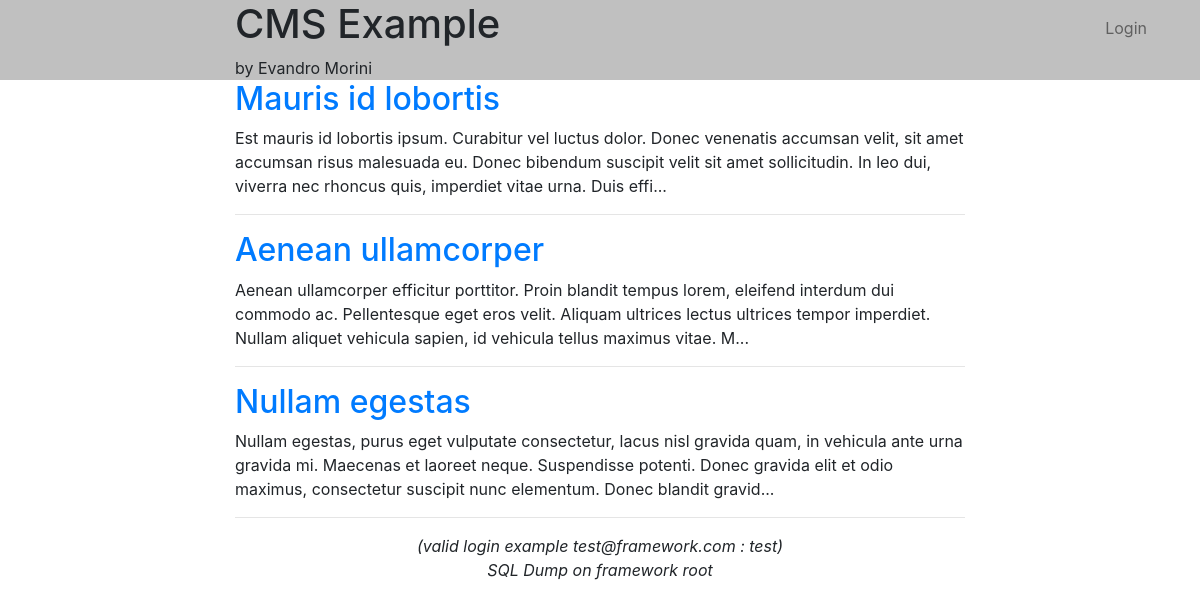
The page / on the database its author committed.
### tables this page shows
CREATE TABLE IF NOT EXISTS `article` (
  `id` int(11) NOT NULL AUTO_INCREMENT,
  `title` varchar(45) NOT NULL,
  `content` text NOT NULL,
  `publish_date` datetime NOT NULL,
  `author_id` int(11) NOT NULL,
  PRIMARY KEY (`id`),
  KEY `fk_article_author_idx` (`author_id`)
);

### Controller/IndexController.php (called while the page is built, shortened)
<?php
class IndexController
{
    public static function view()
    {
        $articleDAO = new ArticleDAO();
        $articles = $articleDAO->load();
        $dispatch = new Dispatch();
        $dispatch->render(
            'main_page', [
                'articles' => $articles
            ]
        );
    }
}

### index.php (called while the page is built, shortened)
<?php
IndexController::view();

### Model/Conn.php (called while the page is built, shortened)
<?php
class Conn
{
    private static $conn;
    public static function getInstance()
    {
        if( !isset( self::$conn ) )
        {
            try {
                self::$conn = new PDO(DSN, USER, PWD,
                    [
                        PDO::MYSQL_ATTR_INIT_COMMAND => 'SET NAMES UTF8',
                        PDO::ATTR_DEFAULT_FETCH_MODE => PDO::FETCH_ASSOC,
                        PDO::ATTR_PERSISTENT => true,
                        PDO::ERRMODE_EXCEPTION,
                        PDO::ATTR_ERRMODE,
                    ]
                );
            } catch ( PDOException $ex ) {
                $ex->getMessage();
            }
        }
        return self::$conn;
    }
}

### Model/ArticleDAO.php (called while the page is built, shortened)
<?php
class ArticleDAO {
    private $conn;
    public function __construct()
    {
        $this->conn = Conn::getInstance();
    }
    public function load($id = null)
    {
        $articles = [];
        try
        {
            $query = "
                SELECT
                    id,
                    title,
                    content,
                    publish_date,
                    author_id
                FROM article
            ";
            if(!empty($id))
            {
                $query .= " WHERE id = :id";
                $stmt = $this->conn->prepare($query);
                $stmt->bindParam(':id', $id);
                $stmt->execute();
            } else {
                $stmt = $this->conn->prepare($query);
                $stmt->execute();
            }
            $result = $stmt->fetchAll();
            foreach( $result as $row ) {
                $article = new Article();
                $article->setId($row['id']);
                $article->setTitle($row['title']);
                $article->setContent($row['content']);
                $article->setPublishDate($row['publish_date']);
                $authorDAO = new AuthorDAO();
                $author = $authorDAO->load($row['author_id']);
                $article->setAuthor($author);
                $articles[] = $article;
            }
            if(count($result) == 1 && !empty($id))
            {
                return $article;
            } else {
                return $articles;
            }
        } catch (PDOException $ex) {
            echo $ex->getMessage();
        }
    }
}

### Model/AuthorDAO.php (called while the page is built, shortened)
<?php
class AuthorDAO {
    private $conn;
    public function __construct()
    {
        $this->conn = Conn::getInstance();
    }
    public function load($id = null)
    {
        $authors = [];
        try
        {
            $query = "
                SELECT
                    id,
                    name,
                    email,
                    pwd,
                    bio,
                    birth_date
                FROM author
            ";
            if(!empty($id))
            {
                $query .= " WHERE id = :id";
                $stmt = $this->conn->prepare($query);
                $stmt->bindParam(':id', $id);
                $stmt->execute();
            } else {
                $stmt = $this->conn->prepare($query);
                $stmt->execute();
            }
            $result = $stmt->fetchAll();
            foreach( $result as $row ) {
                $author = new Author();
                $author->setId($row['id']);
                $author->setName($row['name']);
                $author->setEmail($row['email']);
                $author->setPwd($row['pwd']);
                $author->setBio($row['bio']);
                $author->setBirthDate($row['birth_date']);
                $authors[] = $author;
            }
            if(count($result) == 1 && !empty($id))
            {
                return $author;
            } else {
                return $authors;
            }
        } catch (PDOException $ex) {
            echo $ex->getMessage();
        }
    }
}

### Model/Article.php (called while the page is built, shortened)
<?php
class Article
{
    private $id;
    private $title;
    private $content;
    function getId()
    {
        return $this->id;
    }
    function getTitle()
    {
        return $this->title;
    }
    function getContent()
    {
        return $this->content;
    }
    function setId($id)
    {
        $this->id = $id;
    }
    function setTitle($title)
    {
        $this->title = $title;
    }
    function setContent($content)
    {
        $this->content = $content;
    }
}

### View/main_page.php (the view)
<?php require_once('header.php') ?>
    <?php foreach($articles as $article): ?>
        <div class="row">
            <div class="col-lg-8 col-md-10 mx-auto">
                <div class="post-preview">
                    <a href="page?controller=ArticleController&action=showArticle&id=<?=$article->getId()?>">
                        <h2 class="post-title"><?=$article->getTitle()?></h2>
                    </a>
                    <p><?=mb_substr($article->getContent(), 0, 250).'...'?></p>
                </div>
                <hr>
            </div>
        </div>
    <?php endforeach?>
<?php require_once('footer.php') ?>

### Config/Dispatch.php (shortened to what this page needs)
<?php
class Dispatch
{
    function render($filename, $params)
    {
        $this->path = $_SERVER['DOCUMENT_ROOT'] . '/Framework/View/' . $filename . '.php';
        try
        {
            if(file_exists($this->path))
            {
                include($this->path);
            }
        } catch (Exception $e) {
            echo $e->getMessage();
        }
    }
}

### View/header.php (shortened to what this page needs)
<!DOCTYPE html>
<html>
    <head>
        <link href="https://stackpath.bootstrapcdn.com/bootstrap/4.2.1/css/bootstrap.min.css"
            rel="stylesheet"
>
    </head>
    <body>
        <nav class="navbar navbar-expand-lg navbar-light fixed-top" id="mainNav">
            <div class="container">
                <div class="collapse navbar-collapse" id="navbarResponsive">
                    <ul class="navbar-nav ml-auto">
                        <?php if(isset($_SESSION['login'])) : ?>
                            <li class="nav-item dropdown">
                                <a class="nav-link dropdown-toggle" role="button" data-toggle="dropdown" aria-haspopup="true" aria-expanded="false" id="navbarDropdown" href="#">
                                    Welcome <?=$_SESSION['author_name']?>
                                </a>
                                <div class="dropdown-menu" aria-labelledby="navbarDropdown">
                                    <a class="dropdown-item" href="index.php">Home</a>
                                    <a class="dropdown-item" href="page?controller=AdminController&action=management">Admin</a>
                                    <a class="dropdown-item" href="page?controller=LoginController&action=logout">Logout</a>
                                </div>
                            </li>
                        <?php else : ?>
                            <li class="nav-item">
                                <a class="nav-link" href="page?controller=LoginController&action=login">Login</a>
                            </li>
                        <?php endif;?>
                    </ul>
                </div>
            </div>
        </nav>
        <header class="masthead" style="background-color: #C0C0C0">
            <div class="container">
                <div class="row">
                    <div class="col-lg-8 col-md-10 mx-auto">
                        <div class="site-heading">
                            <h1>CMS Example</h1>
                            <span class="subheading">by Evandro Morini</span>
                        </div>
                    </div>
                </div>
            </div>
        </header>
        <div class="container">

### View/footer.php
		</div>
		<footer>
			<p style="text-align:center"><i>(valid login example test@framework.com : test)<br>SQL Dump on framework root</i></p>
		</footer>
    </body>
</html>

### rows shown on the page
article: title "Mauris id lobortis", content "Est mauris id lobortis ipsum. Curabitur vel luctus dolor. Donec venenatis accumsan velit, sit amet accumsan risus malesuada eu. Donec bibendum suscipit velit sit amet sollicitudin. In leo dui, viverra nec rhoncus quis, imperdiet vitae urna. Duis effi"
article: title "Aenean ullamcorper", content "Aenean ullamcorper efficitur porttitor. Proin blandit tempus lorem, eleifend interdum dui commodo ac. Pellentesque eget eros velit. Aliquam ultrices lectus ultrices tempor imperdiet. Nullam aliquet vehicula sapien, id vehicula tellus maximus vitae. M"
article: title "Nullam egestas", content "Nullam egestas, purus eget vulputate consectetur, lacus nisl gravida quam, in vehicula ante urna gravida mi. Maecenas et laoreet neque. Suspendisse potenti. Donec gravida elit et odio maximus, consectetur suscipit nunc elementum. Donec blandit gravid"
